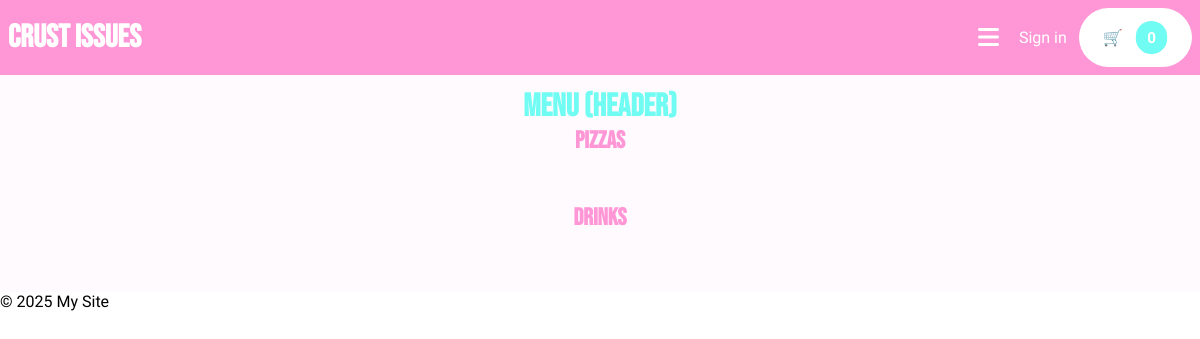
Page /menu on the earlier database version.
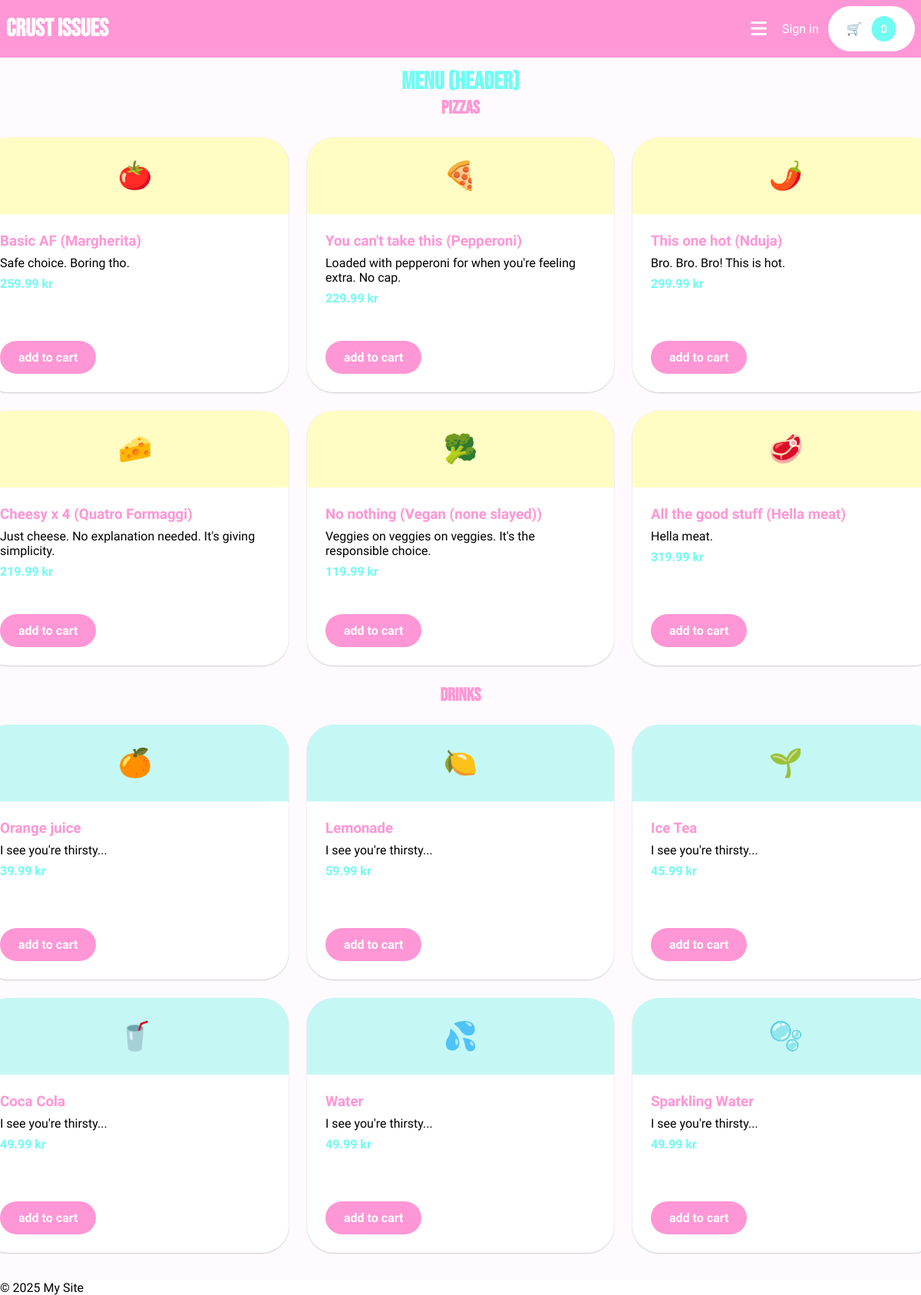
Same page on the later database version.
### application/models.py (models this page shows, shortened)
class Pizza(models.Model):
    name = models.CharField(max_length=100)
    base_price = models.DecimalField(max_digits=6, decimal_places=2)
    available_toppings = models.ManyToManyField(Topping, blank=True)
    icon = models.CharField(max_length=255)
    description = models.CharField(max_length=100)

class Drink(models.Model):
    name = models.CharField(max_length=100)
    price = models.DecimalField(max_digits=6, decimal_places=2)
    icon = models.CharField(max_length=255)
    description = models.CharField(max_length=100)

### application/views.py (the view)
# urls.py: path("menu", views.menu, name="menu"),
def menu(request):
   all_pizzas = Pizza.objects.all()
   all_drinks = Drink.objects.all()
   return render(request, "menu.html", {"pizzas": all_pizzas, "drinks": all_drinks})

### application/templates/menu.html (shortened to what this page needs)
{% extends "layout.html" %} {% block content %}
<div class="page">
  <h1 class="text-turqoise center">Menu (header)</h1>
  <h2 class="text-pink center">Pizzas</h2>
  <div class="product-grid center">
    {% for pizza in pizzas %} {% include "components/pizza-card.html" %}
    {%endfor %}
  </div>
  <h2 class="text-pink center">Drinks</h2>
  <div class="product-grid center">
    {% for drink in drinks %} {% include "components/drink-card.html" %}
    {%endfor%}
  </div>
</div>
 {% endblock %}

### application/templates/components/pizza-card.html
<div class="product-card bg-yellow">
  <div class="emoji center">{{ pizza.icon }}</div>
  <div class="description">
    <div>
      <h3>{{ pizza.name }}</h3>
      <p>{{ pizza.description }}</p>
      <p class="price">{{ pizza.base_price }} kr</p>
    </div>
    <a
      id="add-pizza-{{pizza.id}}"
      href="{% url 'application:select-pizza' pizza_id=pizza.id %}"
      class="cta cta-primary w-fit"
    >
      add to cart
    </a>
  </div>
</div>

### application/templates/components/drink-card.html
<div class="product-card bg-light-turqoise">
  <div class="emoji center">{{ drink.icon }}</div>
  <div class="description">
    <div>
      <h3>{{ drink.name }}</h3>
      <p>{{ drink.description }}</p>
      <p class="price">{{ drink.price }} kr</p>
    </div>
    <button class="cta cta-primary w-fit">add to cart</button>
  </div>
</div>

Differences in the rows shown:
added Pizza: icon "🍅", name "Basic AF (Margherita)", description "Safe choice. Boring tho.", base_price "259.99"
added Pizza: icon "🍕", name "You can't take this (Pepperoni)", description "Loaded with pepperoni for when you're feeling extra. No cap.", base_price "229.99"
added Pizza: icon "🌶️", name "This one hot (Nduja)", description "Bro. Bro. Bro! This is hot.", base_price "299.99"
added Pizza: icon "🧀", name "Cheesy x 4 (Quatro Formaggi)", description "Just cheese. No explanation needed. It's giving simplicity.", base_price "219.99"
added Pizza: icon "🥦", name "No nothing (Vegan (none slayed))", description "Veggies on veggies on veggies. It's the responsible choice.", base_price "119.99"
added Pizza: icon "🥩", name "All the good stuff (Hella meat)", description "Hella meat.", base_price "319.99"
added Drink: icon "🍊", name "Orange juice", description "I see you're thirsty...", price "39.99"
added Drink: icon "🍋", name "Lemonade", description "I see you're thirsty...", price "59.99"
added Drink: icon "🌱", name "Ice Tea", description "I see you're thirsty...", price "45.99"
added Drink: icon "🥤", name "Coca Cola", description "I see you're thirsty...", price "49.99"
added Drink: icon "💦", name "Water", description "I see you're thirsty...", price "49.99"
added Drink: icon "🫧", name "Sparkling Water", description "I see you're thirsty...", price "49.99"
